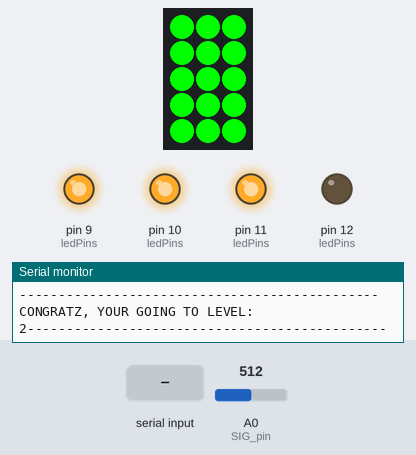
Recording of a program running on a simulated Teensy 4. On the bench: 3×5 RGB LED matrix (first LED top left, wired row by row), output pins drawn as LEDs (lit = HIGH), the last lines printed to the serial monitor. The test bench sets the inputs (shaded band); at power-on: A0 (SIG_pin) = 512. Random numbers use the default seed unless the program sets one.

Above: at 0.6 s.
1.3 s: "GOTO LEVEL\n" received over Serial
At 10.31 s:
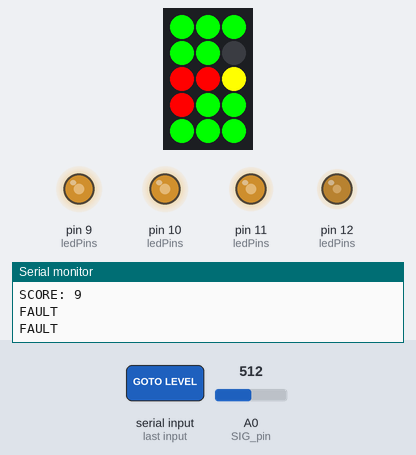
11.9 s: "RESTART\n" received over Serial
16.5 s: A0 (SIG_pin) set to 56
28.2 s: A0 (SIG_pin) set to 46
At 31.1 s:
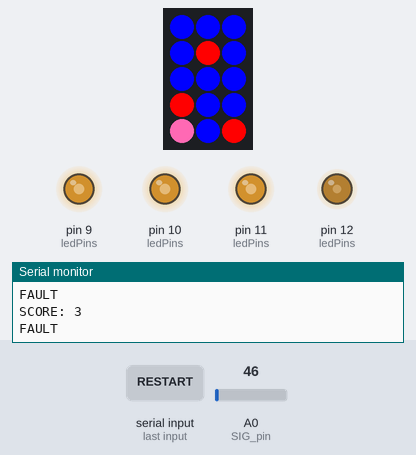
31.5 s: A0 (SIG_pin) set to 122
At 38.0 s:
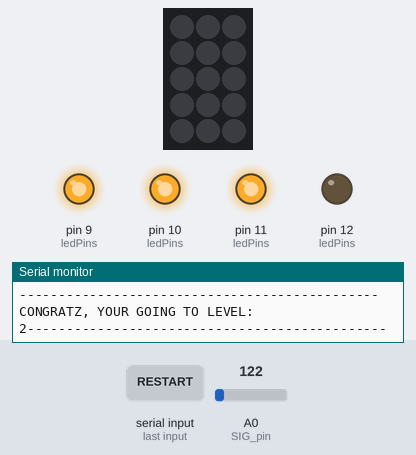
53.5 s: "90,45\n" received over Serial
At 55.32 s:
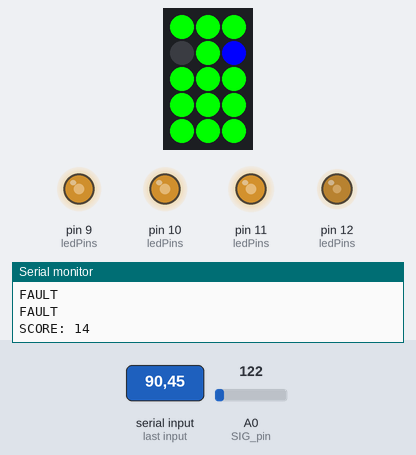
Timing chart, 0 to 56.6 s (numbered marks = the images above; inputs shaded):
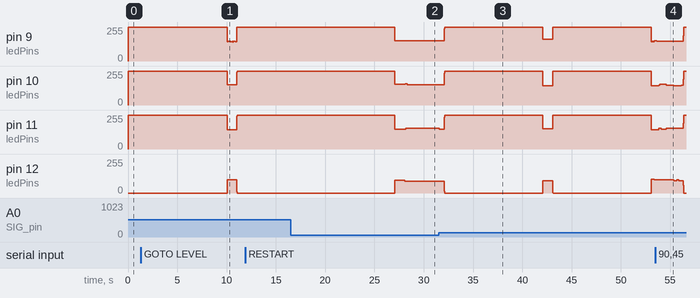

Measured:
- the behaviour switches between 51 and 50 on A0 (SIG_pin) (found by bisection; images 1 and 2)
- what the display in image 0 shows lasts 0.5 s, from 0.5 s to 1.0 s
- what the display in image 3 shows lasts 5.1 s, from 37.0 s to 42.1 s

The program:

main.cpp
```cpp
#include <FastLED.h>
#include "game_state.hpp"
#include "utilities.hpp"

#include "level_one.hpp"
#include "level_two.hpp"
#include "level_three.hpp"
#include "level_four.hpp"

CRGB leds[NUM_LEDS];

GameState gameState;

void flashBlueAndOff();
void handleSerialInput();
void resetGame();
void gameLogic();
void checkLevelCompletion();
std::pair<int, int> findValue(int value);
bool pressure_detection(uint8_t analog_pin);
int readMux(int channel);

void setup() {
  pinMode(gameState.s0, OUTPUT);
  pinMode(gameState.s1, OUTPUT);
  pinMode(gameState.s2, OUTPUT);
  pinMode(gameState.s3, OUTPUT);
  pinMode(gameState.SIG_pin, INPUT);

  Serial.begin(9600);
  randomSeed(analogRead(0) + analogRead(1) + analogRead(2));

  FastLED.addLeds<WS2812, LED_PIN, GRB>(leds, NUM_LEDS);
}

void loop() {

  handleSerialInput();

  if(!gameState.levelCleared)
  {
    if(gameState.uponNewLevel){
      levelSetup(gameState, leds);
      gameState.uponNewLevel = false;
    }
    if(gameState.currentLevel == 1) {
      if(gameState.uponNewLevel){
        levelSetup(gameState, leds);
        gameState.uponNewLevel = false;
      }
      levelOneUpdate(gameState, leds);
    }
    else if(gameState.currentLevel == 2) {
      if(gameState.uponNewLevel){
        levelSetup(gameState, leds);
        gameState.uponNewLevel = false;
      }
      levelTwoUpdate(gameState, leds);
    }
    else if(gameState.currentLevel == 3) {
      if(gameState.uponNewLevel){
        levelSetup(gameState, leds);
        gameState.uponNewLevel = false;
      }
      levelThreeUpdate(gameState, leds);
    }
    else if(gameState.currentLevel == 4) {
      if(gameState.uponNewLevel){
        levelSetup(gameState, leds);
        gameState.uponNewLevel = false;
      }
      levelFourUpdate(gameState, leds);
    }
    else{
      finishedEntireGame(leds);
    }
    gameLogic();
    FastLED.show();
  }
  else
  {
    clearLevel(leds, gameState);
  }
}

void handleSerialInput() {
  if (Serial.available() > 0) {
    String command = Serial.readStringUntil('\n');
    command.trim();
    if (command.length() > 0) { // Check if the command is not empty
      Serial.println(command);
    }
    if (command == "RESTART") {
      flashBlueAndOff();
      resetGame(); // Call the function to flash blue and off
    }
    else if (command.startsWith("GOTO LEVEL")) {
      // Extract the level number from the command
      int level = -1; // Initialize with an invalid level number
      int indexOfLevel = command.lastIndexOf(' ');
      if (indexOfLevel != -1 && indexOfLevel + 1 < static_cast<int>(command.length())) {
        String levelString = command.substring(indexOfLevel + 1);
        level = levelString.toInt(); // Convert string to integer
      }

      // Validate the level number and proceed accordingly
      if (level >= 1 && level <= 4) {
        flashBlueAndOff();
        gameState.currentLevel = level;
        gameState.uponNewLevel = true;
        gameState.levelCleared = false; // Assume level is cleared to trigger setup
      } else {
        Serial.println("Invalid level number!");
      }
    }
    else if (command == "TURN OFF") {
      turnOffGame(leds); // Call the function to turn off the game
    }
    // Handle other commands as needed
    else {
      Serial.println("Unknown command!");
    }
  }
}

void flashBlueAndOff() {
  for (int i = 0; i < 6; ++i) {
    for (int j = 0; j < NUM_LEDS; ++j) {
      leds[j] = CRGB::Blue;
    }
    FastLED.show();
    delay(500);

    for (int j = 0; j < NUM_LEDS; ++j) {
      leds[j] = CRGB::Black;
    }
    FastLED.show();
    delay(500);
  }
}

void resetGame() {
  gameState.currentLevel = 1;
  gameState.levelCleared = false;
  gameState.score = 0;
  gameState.uponNewLevel = true;
  gameState.lives = 10;
  Serial.print("SCORE: ");
  Serial.println(gameState.score);
  Serial.print("LEVEL: ");
  Serial.println(gameState.currentLevel);
  Serial.print("LIVES: ");
  Serial.println(gameState.lives);
}

void gameLogic(){
  for (int panel = 0; panel < SENSOR_AMOUNT; panel++) {
    if (pressure_detection(panel)) {
      // Serial.print("PRESSURE DETECTED, PANEL: ");
      // Serial.println(panel);
      std::pair<int, int> result = findValue(panel);
      if (!gameState.redStates[result.first][result.second]) {
        for (size_t k = 0; k < sizeof(gameState.pointPanels) / sizeof(gameState.pointPanels[0]); k++) {
          if (panel == gameState.pointPanels[k]) {
            gameState.pointPanels[k] = -1;
            gameState.score += 1;
            Serial.print("SCORE: ");
            Serial.println(gameState.score);
            gameState.pinkStates[panel] = false;
          }
          leds[panel] = CRGB(0, 255, 0); // Turn on LED into green
        }
      } else {
        unsigned long currentTime = millis();
        if (currentTime - gameState.lastLifeDecreaseTime > gameState.lifeDecreaseCooldown) {
          gameState.lives--;
          Serial.print("LIVES: ");
          Serial.println(gameState.lives);
          gameState.lastLifeDecreaseTime = currentTime;
        }
        flashYellow(gameState, leds, panel);
        }
    } else {
      std::pair<int, int> result = findValue(panel);
      if (gameState.redStates[result.first][result.second]) {
        leds[panel] = CRGB(255, 0, 0); // If it was red, keep it red
      } else {
        if (gameState.pinkStates[panel]) {
          leds[panel] = CRGB(255, 105, 180); // Restore to pink if originally pink
        } else {
          leds[panel] = CRGB(0, 0, 255); // Otherwise restore to blue
        }
      }
    }
  }
  checkLevelCompletion(); // Check if the level is completed
}

void checkLevelCompletion() {
  if (gameState.score == static_cast<int>(sizeof(gameState.pointPanels) / sizeof(gameState.pointPanels[0])) * gameState.currentLevel) {
    Serial.println("----------------------------------------------");
    Serial.print("CONGRATZ, YOUR GOING TO LEVEL: ");
    Serial.print(gameState.currentLevel + 1);
    Serial.println("----------------------------------------------");
    gameState.levelCleared = true;
  }
}

std::pair<int, int> findValue(int value) {
  for (int i = 0; i < ROWS; i++) {
    for (int j = 0; j < COLS; j++) {
      if (gameState.ledPins[i][j] == value) {
        return std::make_pair(i, j); // Return row and column as a pair
      }
    }
  }
  return std::make_pair(-1, -1); // Return (-1, -1) if value is not found
}

bool pressure_detection(uint8_t analog_pin) {
  int pressure = readMux(analog_pin);
  // Serial.println("Pressure = ");
  // Serial.println(pressure);
  return (abs(pressure) > THRESHOLD_FACTOR);
}

int readMux(int channel) {
  int controlPin[] = {gameState.s0, gameState.s1, gameState.s2, gameState.s3};
  int muxChannel[16][4]={
    {0,0,0,0}, {1,0,0,0}, {0,1,0,0}, {1,1,0,0},
    {0,0,1,0}, {1,0,1,0}, {0,1,1,0}, {1,1,1,0},
    {0,0,0,1}, {1,0,0,1}, {0,1,0,1}, {1,1,0,1},
    {0,0,1,1}, {1,0,1,1}, {0,1,1,1}, {1,1,1,1}
  };

  // Loop through the 4 sig
  for(int i = 0; i < 4; i ++) {
    digitalWrite(controlPin[i], muxChannel[channel][i]);
  }

  // Read the value at the SIG pin
  return analogRead(gameState.SIG_pin); // Return the value
}
```

customized_level.hpp
```cpp
// level_one.h
#pragma once

#include <FastLED.h>
#include "game_state.hpp"
#include "utilities.hpp"

void levelCustomizedUpdate(GameState &gameState, CRGB leds[]);
```

game_state.hpp
```cpp
#pragma once

#include <Arduino.h>

#define SENSOR_AMOUNT 15
#define LED_PIN 3
#define NUM_LEDS 15
#define THRESHOLD_FACTOR 50
#define ROWS 5
#define COLS 3

// Define the structure to hold the game state
struct GameState {
  bool uponNewLevel = true;
  int currentLevel = 1;
  int lives = 10;
  int score = 0;
  bool levelCleared = false;
  int pointPanels[5] = {};
  int ledPins[ROWS][COLS] = {
    {0, 5, 10},
    {1, 6, 11},
    {2, 7, 12},
    {3, 8, 13},
    {4, 9, 14}
  };
  int ledPinsSnaked[ROWS][COLS] = {
    {0, 9, 10},
    {1, 8, 11},
    {2, 7, 12},
    {3, 6, 13},
    {4, 5, 14}
  };
  bool redStates[ROWS][COLS] = {
    {false, false, false},
    {false, false, false},
    {false, false, false},
    {false, false, false},
    {false, false, false}
  };
  bool pinkStates[NUM_LEDS] = {false};
  unsigned long previousMillis = 0;
  unsigned long previousMillisYellow = 0;
  unsigned long interval = 1000;
  unsigned long yellowinterval = 100;
  unsigned long lastLifeDecreaseTime = 0;
  const unsigned long lifeDecreaseCooldown = 5000;
  int s0 = 12;
  int s1 = 11;
  int s2 = 10;
  int s3 = 9;
  int SIG_pin = A0;
};
```

level_four.hpp
```cpp
#pragma once

#include <FastLED.h>
#include "game_state.hpp"
#include "utilities.hpp"

void levelFourUpdate(GameState &gameState, CRGB leds[]);
```

level_one.hpp
```cpp
// level_one.h
#pragma once

#include <FastLED.h>
#include "game_state.hpp"
#include "utilities.hpp"

struct GameState;

// Function prototypes
// void levelOneSetup(GameState &gameState, CRGB leds[]);
void levelOneUpdate(GameState &gameState, CRGB leds[]);
```

level_three.hpp
```cpp
#pragma once

#include <FastLED.h>
#include "game_state.hpp"
#include "utilities.hpp"

void levelThreeUpdate(GameState &gameState, CRGB leds[]);
```

level_two.hpp
```cpp
// level_two.hpp
#pragma once

#include <FastLED.h>
#include "game_state.hpp"
#include "utilities.hpp"

void levelTwoUpdate(GameState &gameState, CRGB leds[]);
```

utilities.hpp
```cpp
#pragma once

#include "game_state.hpp"
#include <FastLED.h>

void setAllBlue(CRGB leds[]);
void setRandomPink(GameState &gameState, CRGB leds[]);
void flashAllGreen(CRGB leds[]);
void turnOffLeds(CRGB leds[]);
void printScore(GameState &gameState);
void levelSetup(GameState &gameState, CRGB leds[]);
void flashYellow(GameState &gameState, CRGB leds[], int panel);
void clearLevel(CRGB leds[], GameState &gameState);
void setLEDColor(GameState &gameState, CRGB leds[], int row, int col, CRGB color);
void finishedEntireGame(CRGB leds[]);
void turnOffGame(CRGB leds[]);
void setAllLEDsToBlack(CRGB leds[]);
```

customized_level.cpp
```cpp
#include "customized_level.hpp"
#include <Arduino.h>

static int currentFrame = 0;

std::vector<std::vector<std::pair<int, int>>> redTileStates = {
    {{0, 1}, {1, 1}, {1, 2}},
    {{3, 5}, {6, 5}},
    {{0, 1}, {1, 1}, {1, 2}, {6, 6}}
};

std::vector<std::vector<std::pair<int, int>>> greenTileStates = {
    {{9, 1}},
    {{3, 4}, {8, 5}, {8, 1}, {4, 2}, {14, 1}, {12, 2}},
    {{0, 2}, {1, 6}, {3, 2}}
};

void levelCustomizedUpdate(GameState &gameState, CRGB leds[]) {
    unsigned long currentMillis = millis();
    if (currentMillis - gameState.previousMillis >= gameState.interval) {
        gameState.previousMillis = currentMillis;
        for (const auto& [row, col] : redTileStates[currentFrame]) {
            setLEDColor(gameState, leds, row, col, CRGB(255, 0, 0));
            // TODO: Update redstates
        }

        for (const auto& [row, col] : greenTileStates[currentFrame]) {
            setLEDColor(gameState, leds, row, col, CRGB(0, 255, 0));
            // TODO: Update greenstates

        }
        (currentFrame += 1) % greenTileStates.size();
    }
}
```

level_four.cpp
```cpp
#include "level_four.hpp"
#include <Arduino.h>

static int currentRow = 0;
static int currentCol = 0;

void levelFourUpdate(GameState &gameState, CRGB leds[]) {
    unsigned long currentMillis = millis();
    if (currentMillis - gameState.previousMillis >= (gameState.interval / 4)) {
        gameState.previousMillis = currentMillis;

        // Reset the previous LED to its original color
        int previousRow = currentRow;
        int previousCol = currentCol;
        int previousLedIndex = gameState.ledPins[previousRow][previousCol];
        if (gameState.pinkStates[previousLedIndex]) {
            setLEDColor(gameState, leds, previousRow, previousCol, CRGB(255, 105, 180)); // Set to pink
        } else {
            setLEDColor(gameState, leds, previousRow, previousCol, CRGB(0, 0, 255)); // Set to blue
        }
        gameState.redStates[previousRow][previousCol] = false;

        // Update the column index
        currentCol++;
        if (currentCol >= COLS) {
            currentCol = 0;
            currentRow++;
            if (currentRow >= ROWS) {
                currentRow = 0;
            }
        }

        // Set the current LED to red
        setLEDColor(gameState, leds, currentRow, currentCol, CRGB(255, 0, 0)); // Set to red
        gameState.redStates[currentRow][currentCol] = true;
    }
}
```

level_one.cpp
```cpp
// src/level_one.cpp

#include "level_one.hpp"
#include <Arduino.h>

static int currentRedRow = 0;
static bool directionDown = true;

void setRowBlue(GameState &gameState, CRGB leds[], int row) {
  for (int col = 0; col < COLS; col++) {
    int ledIndex = gameState.ledPins[row][col];
    if (gameState.pinkStates[ledIndex]) {
      leds[ledIndex] = CRGB(255, 105, 180); // Set to pink if it was originally pink
    } else {
      leds[ledIndex] = CRGB(0, 0, 255); // Set to blue otherwise
    }
    gameState.redStates[row][col] = false;
  }
}

void moveToNextRow(GameState &gameState) {
  if (directionDown) {
    currentRedRow++;
    if (currentRedRow >= ROWS) {
      currentRedRow = ROWS - 1;
      directionDown = false; // Change direction to up
    }
  } else {
    currentRedRow--;
    if (currentRedRow < 0) {
      currentRedRow = 0;
      directionDown = true; // Change direction to down
    }
  }
}

void setRowRed(GameState &gameState, CRGB leds[], int row) {
  for (int col = 0; col < COLS; col++) {
    leds[gameState.ledPins[row][col]] = CRGB(255, 0, 0); // Set to red
    gameState.redStates[row][col] = true;
  }
}


void levelOneUpdate(GameState &gameState, CRGB leds[]) {
  unsigned long currentMillis = millis();
  if (currentMillis - gameState.previousMillis >= gameState.interval) {
    gameState.previousMillis = currentMillis;

    // printScore(gameState);
    setRowBlue(gameState, leds, currentRedRow);
    moveToNextRow(gameState);
    setRowRed(gameState, leds, currentRedRow);
  }
}
```

level_three.cpp
```cpp
#include "level_three.hpp"
#include <Arduino.h>

int redIndexes[ROWS*COLS][2] = {
    {1, 1}, {2, 1}, {3, 1},
    {4, 1}, {4, 2}, {3, 2},
    {2, 2}, {1, 2}, {0, 2},
    {0, 1}, {0, 0}, {1, 0},
    {2, 0}, {3, 0}, {4, 0}
};

static int currentRedIndex = 0;
static bool directionForward = true;

void levelThreeUpdate(GameState &gameState, CRGB leds[]) {
    unsigned long currentMillis = millis();
    if (currentMillis - gameState.previousMillis >= (gameState.interval / 4)) {
        gameState.previousMillis = currentMillis;

        // Reset the previous LED to its original color
        int previousRow = redIndexes[currentRedIndex][0];
        int previousCol = redIndexes[currentRedIndex][1];
        int previousLedIndex = gameState.ledPins[previousRow][previousCol];
        if (gameState.pinkStates[previousLedIndex]) {
            setLEDColor(gameState, leds, previousRow, previousCol, CRGB(255, 105, 180)); // Set to pink
        } else {
            setLEDColor(gameState, leds, previousRow, previousCol, CRGB(0, 0, 255)); // Set to blue
        }
        gameState.redStates[previousRow][previousCol] = false;

        // Update the index
        if (directionForward) {
            currentRedIndex++;
            if (currentRedIndex >= ROWS * COLS) {
                currentRedIndex = ROWS * COLS - 1;
                directionForward = false; // Change direction to backward
            }
        } else {
            currentRedIndex--;
            if (currentRedIndex < 0) {
                currentRedIndex = 0;
                directionForward = true; // Change direction to forward
            }
        }

        // Set the current LED to red
        int currentRow = redIndexes[currentRedIndex][0];
        int currentCol = redIndexes[currentRedIndex][1];
        setLEDColor(gameState, leds, currentRow, currentCol, CRGB(255, 0, 0)); // Set to red
        gameState.redStates[currentRow][currentCol] = true;
    }
}
```

level_two.cpp
```cpp
// level_two.cpp

#include "level_two.hpp"
#include <Arduino.h>

static int currentRedCol = 0;
static bool directionRight = true;

void setColBlue(GameState &gameState, CRGB leds[], int col) {
  for (int row = 0; row < ROWS; row++) {
    int ledIndex = gameState.ledPins[row][col];
    if (gameState.pinkStates[ledIndex]) {
      leds[ledIndex] = CRGB(255, 105, 180); // Set to pink if it was originally pink
    } else {
      leds[ledIndex] = CRGB(0, 0, 255); // Set to blue otherwise
    }
    gameState.redStates[row][col] = false;
  }
}

void moveToNextCol(GameState &gameState) {
  if (directionRight) {
    currentRedCol++;
    if (currentRedCol >= COLS) {
      currentRedCol = COLS - 1;
      directionRight = false; // Change direction to left
    }
  } else {
    currentRedCol--;
    if (currentRedCol < 0) {
      currentRedCol = 0;
      directionRight = true; // Change direction to right
    }
  }
}

void setColRed(GameState &gameState, CRGB leds[], int col) {
  for (int row = 0; row < ROWS; row++) {
    leds[gameState.ledPins[row][col]] = CRGB(255, 0, 0); // Set to red
    gameState.redStates[row][col] = true;
  }
}

void levelTwoUpdate(GameState &gameState, CRGB leds[]) {
  unsigned long currentMillis = millis();
  if (currentMillis - gameState.previousMillis >= gameState.interval) {
    gameState.previousMillis = currentMillis;

    // printScore(gameState);
    setColBlue(gameState, leds, currentRedCol);
    moveToNextCol(gameState);
    setColRed(gameState, leds, currentRedCol);
  }
}
```

Source omitted: utilities.cpp (3513 bytes)
